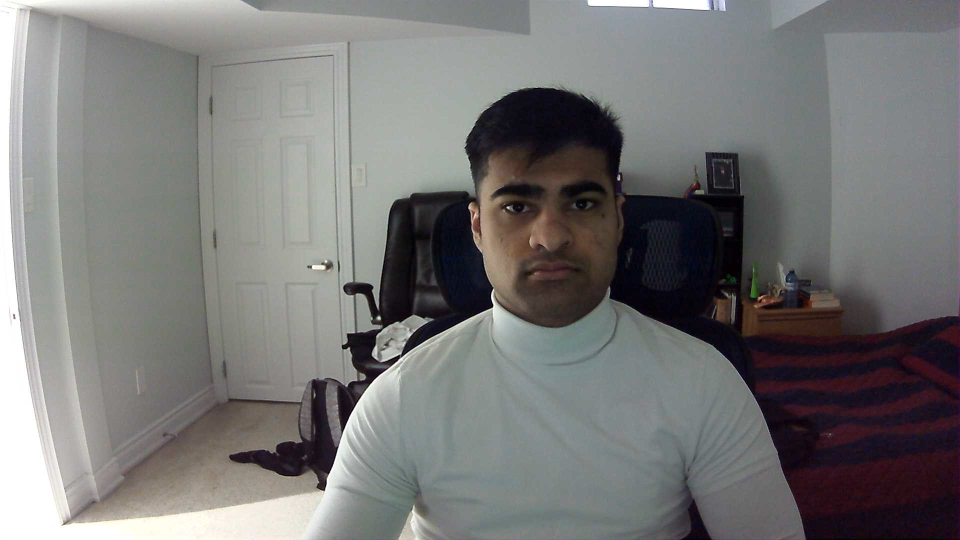
#> input picture deepface_test/face_db/WIN_20260307_07_05_48_Pro.jpg, 1920 x 1080 px (shown at 1/2 size)
$ python -i tracker.py   (imports and definitions only)
#> lines starting #> are read from the running program, lines starting #| are printed output that depends on the picture
### backend/services/backboard_client.py
"""
Backboard.io client — persistent semantic memory for REWIND.

Architecture:
  - SQLite (local): thread-safe structured storage with precise timestamps.
    Used for fast reads on the hot path (face cooldowns, activity lookups).
  - Backboard API (cloud): semantic memory that persists across sessions
    and enables cross-feature context retrieval.

Both are written to on every event. SQLite handles store/retrieve (fast).
Backboard handles intelligent query() for semantic cross-feature context.

Usage:
    from services.backboard_client import memory

    memory.store("last_activity", {"activity": "making tea"})
    data = memory.retrieve("last_activity")                    # fast local read
    context = memory.query("What has Dad been doing today?")   # semantic search
    events = memory.get_events("interactions_ronaldo", since=time.time() - 3600)
"""

from __future__ import annotations

import json
import sqlite3
import threading
import time
from datetime import datetime
from pathlib import Path

import requests
from config import settings


_DB_PATH = Path(__file__).parent.parent / "data" / "rewind.db"
_FALLBACK_PATH = Path(__file__).parent.parent / "data" / "memory_fallback.json"


class BackboardClient:
    API_BASE = "https://app.backboard.io/api"

    def __init__(self) -> None:
        self._api_key = settings.backboard_api_key
        self._assistant_id = settings.backboard_assistant_id
        self._use_api = bool(self._api_key)
        self._headers = {
            "X-API-Key": self._api_key,
            "Content-Type": "application/json",
        }

        # SQLite local storage (thread-safe)
        _DB_PATH.parent.mkdir(parents=True, exist_ok=True)
        self._db = sqlite3.connect(str(_DB_PATH), check_same_thread=False)
        self._db_lock = threading.Lock()
        self._init_db()
        self._migrate_json()

        # Auto-create Backboard assistant if needed
        if self._use_api and not self._assistant_id:
            self._auto_create_assistant()
        elif self._use_api:
            print(f"[Backboard] Connected — assistant {self._assistant_id[:12]}...")

    # ── Database setup ─────────────────────────────────────────────────────

    def _init_db(self) -> None:
        with self._db_lock:
            self._db.executescript("""
                CREATE TABLE IF NOT EXISTS kv (
                    key TEXT PRIMARY KEY,
                    value TEXT NOT NULL,
                    updated_at REAL NOT NULL
                );
                CREATE TABLE IF NOT EXISTS events (
                    id INTEGER PRIMARY KEY AUTOINCREMENT,
                    key TEXT NOT NULL,
                    value TEXT NOT NULL,
                    timestamp REAL NOT NULL
                );
                CREATE INDEX IF NOT EXISTS idx_events_key_ts
                    ON events(key, timestamp);
            """)

    def _migrate_json(self) -> None:
        """One-time migration from old JSON fallback to SQLite."""
        if not _FALLBACK_PATH.exists():
            return
        try:
            data = json.loads(_FALLBACK_PATH.read_text())
            if not data:
                return
            with self._db_lock:
                for key, value in data.items():
                    if isinstance(value, list):
                        for item in value:
                            ts = (
                                item.get("timestamp", item.get("time", time.time()))
                                if isinstance(item, dict)
                                else time.time()
                            )
                            self._db.execute(
                                "INSERT INTO events (key, value, timestamp) VALUES (?, ?, ?)",
                                (key, json.dumps(item), ts),
                            )
                    else:
                        self._db.execute(
                            "INSERT OR REPLACE INTO kv (key, value, updated_at) VALUES (?, ?, ?)",
                            (key, json.dumps(value), time.time()),
                        )
                self._db.commit()
            _FALLBACK_PATH.rename(_FALLBACK_PATH.with_suffix(".json.bak"))
            print("[Memory] Migrated JSON data to SQLite")
        except Exception as e:
            print(f"[Memory] JSON migration failed (non-fatal): {e}")

    # ── Public interface (backward-compatible) ─────────────────────────────

    # [10 lines left out: function store, not called in this run]

    def retrieve(self, key: str) -> dict | str | list | None:
        """Fast local read. Returns list for append-style keys, dict/str for store-style."""
        return self._local_retrieve(key)

    # [262 lines left out: functions append, get_events, query, _push_memory, _format_memory, _auto_create_assistant and 3 more, not called in this run]


# Singleton
memory = BackboardClient()

### backend/features/activity_continuity/tracker.py
"""
Feature 4 — Activity Continuity (Hashim)

Maintains a rolling 60-second buffer of inferred activities from the live feed.
When a confusion signal is detected (via the grounder or motion heuristics),
retrieves the last known activity and generates a gentle reminder:

  "You were making tea. The kettle is on the counter to your left."
  "You were reading your book. It's on the arm of your chair."

Robustness guards:
  - Requires 5 seconds of continuous stillness (not just a few frames)
  - Suppresses reminders when multiple faces are visible (conversation)
  - Asks Gemini to confirm confusion before speaking
  - Filters out sedentary/unknown activities (no false reminders for "watching TV")
  - Requires the person to have been moving recently before stillness counts

Activity inference:
  - Sends every Nth frame to Gemini Vision with a structured prompt
  - Returns a short activity description: "making tea", "watching TV", "reading"
  - Stored in a time-stamped rolling buffer
"""

from __future__ import annotations

import time
from collections import deque
from datetime import datetime
from typing import Callable

import cv2
import numpy as np

from config import settings
from services.gemini_client import gemini
from services.elevenlabs_client import tts
from services.backboard_client import memory


# How often (seconds) we sample frames for activity inference
INFER_INTERVAL = 10  # every 10s

# Cooldown before repeating the same continuity reminder
REMINDER_COOLDOWN = 45

# How long the activity buffer spans (seconds)
BUFFER_DURATION = 90

# Fraction of frame pixels that must change to count as "motion".
# Below this fraction → person is still. Real-world video noise
# alone accounts for ~0.1–0.5%; genuine motion is typically >2%.
MOTION_THRESHOLD = 0.02  # 2% of frame pixels

# How many seconds of continuous stillness before we consider confusion.
# At 2 FPS this is ~6 consecutive still frames.
CONFUSION_SECONDS = 3

# Keywords that indicate the activity is NOT a real task — either sedentary
# or a conversation.  We match these as substrings so Gemini's varied
# phrasings ("talking to the camera", "speaking on the phone") all get caught.
_SKIP_KEYWORDS = {
    # conversation / social
    "talk", "speak", "chat", "convers", "call", "discuss",
    "listen", "interview",
    # sedentary / restful
    "watch", "read", "sleep", "nap", "rest", "sit", "relax",
    "meditat", "pray",
}


# [4 lines left out: function _is_skippable, not called in this run]


class ActivityTracker:
    def __init__(self, on_event: Callable[[dict], None] | None = None) -> None:
        self.on_event = on_event or (lambda e: None)
        # Buffer entries: {"time": float, "activity": str, "location_hint": str}
        self._buffer: deque = deque()
        self._active_task: str | None = None
        self._last_infer_time = 0.0
        self._last_reminder_time = 0.0
        self._prev_frame: np.ndarray | None = None

        # Confusion state machine
        self._still_since: float | None = None   # timestamp when stillness began
        self._was_active: bool = False            # had meaningful motion before stillness
        self._faces_visible: int = 0              # updated externally or via detection

    # ── Public ────────────────────────────────────────────────────────────────

    def set_active_task(self, task: str) -> None:
        self._active_task = task

    def set_faces_visible(self, count: int) -> None:
        """Called by the orchestrator with the face count each frame."""
        self._faces_visible = count

    def process(self, frame: np.ndarray) -> None:
        """
        Called on every frame.
        1. Periodically infers the current activity and stores it.
        2. Detects confusion via motion heuristics + guards.
        3. On confusion, confirms with Gemini, then delivers a continuity reminder.
        """
        now = time.time()

        # Prune old buffer entries
        cutoff = now - BUFFER_DURATION
        while self._buffer and self._buffer[0]["time"] < cutoff:
            self._buffer.popleft()

        # Periodically infer activity
        if now - self._last_infer_time >= INFER_INTERVAL:
            self._last_infer_time = now
            self._infer_and_store(frame)

        # Motion detection
        is_still = self._detect_stillness(frame)

        if not is_still:
            # Person is moving — reset stillness timer, mark as active
            self._still_since = None
            self._was_active = True
            return

        # Person is still — start or continue the stillness timer
        if self._still_since is None:
            self._still_since = now

        still_duration = now - self._still_since

        # Guard 1: Must have been active before this stillness period
        if not self._was_active:
            print(f"[ActivityTracker] Guard 1 BLOCKED: not previously active")
            return

        # Guard 2: Must be still for at least CONFUSION_SECONDS
        if still_duration < CONFUSION_SECONDS:
            return

        print(f"[ActivityTracker] Stillness threshold met ({still_duration:.1f}s) — checking guards...")

        # Guard 3: Cooldown — don't repeat reminders too soon
        if (now - self._last_reminder_time) < REMINDER_COOLDOWN:
            print(f"[ActivityTracker] Guard 3 BLOCKED: cooldown ({now - self._last_reminder_time:.0f}s < {REMINDER_COOLDOWN}s)")
            return

        # Guard 4: Multiple faces visible → likely a conversation, skip
        if self._faces_visible > 1:
            print(f"[ActivityTracker] Guard 4 BLOCKED: {self._faces_visible} faces visible")
            return

        # Guard 5: Find the most recent REAL TASK activity in the buffer.
        # Skip unknown, conversation, and sedentary activities — those aren't
        # tasks worth reminding about.
        last_task = next(
            (e for e in reversed(list(self._buffer)) if not _is_skippable(e["activity"])),
            None,
        )

        if not last_task:
            print(f"[ActivityTracker] Guard 5 BLOCKED: no real task in buffer")
            return

        print(f"[ActivityTracker] All guards passed — delivering reminder...")

        # All guards passed — deliver reminder
        self._deliver_reminder(frame)
        # Reset state
        self._still_since = None
        self._was_active = False

    def get_last_activity(self) -> dict | None:
        """Return the most recent activity entry from the buffer."""
        return self._buffer[-1] if self._buffer else None

    # ── Private ───────────────────────────────────────────────────────────────

    def _infer_and_store(self, frame: np.ndarray) -> None:
        """Ask Gemini Vision what the person is doing, then store it."""
        if not gemini:
            return
        try:
            result = gemini.analyze_image(
                frame,
                "In 5-10 words, what activity is this person doing or about to do? "
                "Also, if you see any relevant object (kettle, book, mug, remote, etc.), "
                "note its location. Format: ACTIVITY | OBJECT HINT\n"
                "Example: making tea | kettle on the counter to the right\n"
                "If you can't tell, just say: unknown\n"
                "Only output in that format, nothing else.",
            )
            parts = result.split("|")
            activity = parts[0].strip().lower()
            location_hint = parts[1].strip() if len(parts) > 1 else ""

            entry = {
                "time": time.time(),
                "activity": activity,
                "location_hint": location_hint,
            }
            self._buffer.append(entry)
            memory.store("last_activity", entry)

        except Exception as e:
            print(f"[ActivityTracker] Infer error: {e}")

    def _detect_stillness(self, frame: np.ndarray) -> bool:
        """
        Frame-diff motion heuristic.
        Returns True if the person is still (below motion threshold).
        """
        gray = cv2.cvtColor(frame, cv2.COLOR_BGR2GRAY)
        gray = cv2.GaussianBlur(gray, (21, 21), 0)
        if self._prev_frame is None:
            self._prev_frame = gray
            return False
        diff = cv2.absdiff(self._prev_frame, gray)
        self._prev_frame = gray
        _, thresh = cv2.threshold(diff, 25, 255, cv2.THRESH_BINARY)
        total_pixels = gray.shape[0] * gray.shape[1]
        changed_fraction = np.sum(thresh) / (255.0 * total_pixels)
        return changed_fraction < MOTION_THRESHOLD

    # [96 lines left out: functions _confirm_confusion, _deliver_reminder, _generate_reminder, not called in this run]

>>> import cv2
>>> picture = cv2.imread('../../../deepface_test/face_db/WIN_20260307_07_05_48_Pro.jpg')
#> picture is the input picture: shape (1080, 1920, 3); mean B, G, R 118.3, 119, 119.5
>>> result = ActivityTracker().process(picture)
#> in _detect_stillness, `gray = cv2.cvtColor(frame, cv2.COLOR_BGR2GRAY)`:
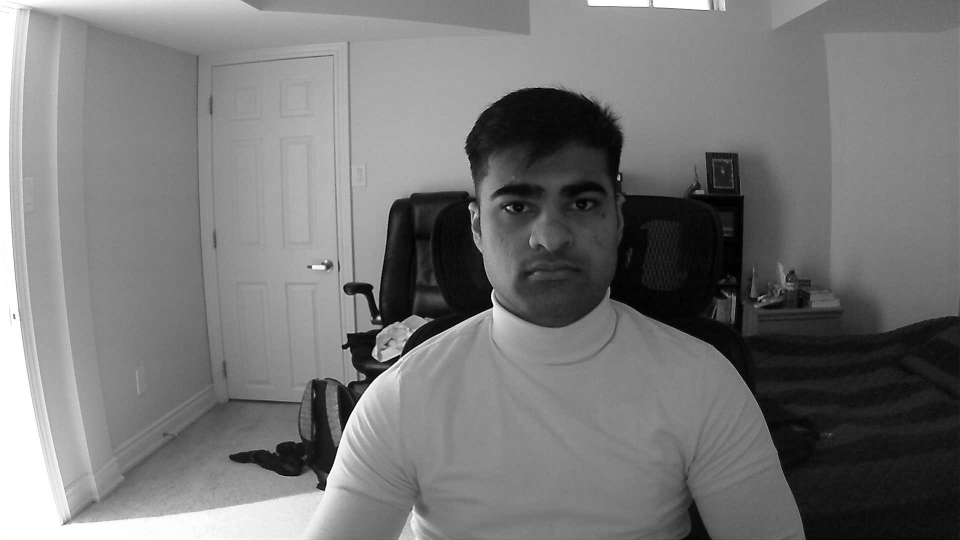
#> gray: shape (1080, 1920) (shown at 1/2 size); min 0, max 255, mean 119.1
#> in process, `is_still = self._detect_stillness(frame)`: is_still = False
